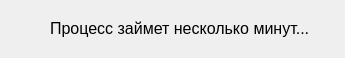
<?xml version="1.0" encoding="UTF-8"?>
<ui version="4.0">
 <class>wait_time</class>
 <widget class="QDialog" name="wait_time">
  <property name="enabled">
   <bool>true</bool>
  </property>
  <property name="geometry">
   <rect>
    <x>0</x>
    <y>0</y>
    <width>345</width>
    <height>58</height>
   </rect>
  </property>
  <property name="tabletTracking">
   <bool>false</bool>
  </property>
  <property name="acceptDrops">
   <bool>false</bool>
  </property>
  <property name="windowTitle">
   <string>Dialog</string>
  </property>
  <property name="autoFillBackground">
   <bool>false</bool>
  </property>
  <property name="styleSheet">
   <string notr="true"/>
  </property>
  <property name="sizeGripEnabled">
   <bool>false</bool>
  </property>
  <widget class="QLabel" name="label">
   <property name="geometry">
    <rect>
     <x>50</x>
     <y>20</y>
     <width>291</width>
     <height>17</height>
    </rect>
   </property>
   <property name="font">
    <font>
     <pointsize>12</pointsize>
    </font>
   </property>
   <property name="text">
    <string>Процесс займет несколько минут...</string>
   </property>
  </widget>
 </widget>
 <resources/>
 <connections/>
</ui>
